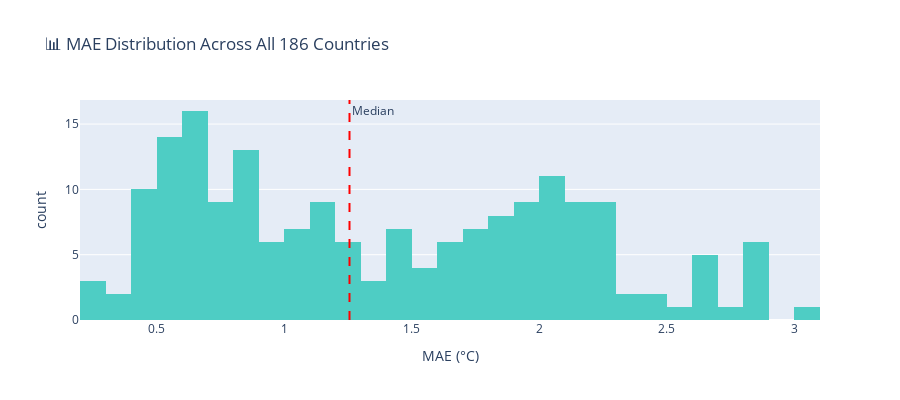

Write notebook code for a chart like this one.
### Code cell
# Visualize ALL countries MAE distribution
fig = px.histogram(
    multi_results_df,
    x='mae',
    nbins=30,
    title=f'📊 MAE Distribution Across All {len(multi_results_df)} Countries',
    labels={'mae': 'MAE (°C)', 'count': 'Number of Countries'},
    color_discrete_sequence=['#4ECDC4']
)
fig.add_vline(x=multi_results_df['mae'].median(), line_dash='dash', line_color='red', annotation_text='Median')
fig.update_layout(height=400)
fig.show()

### Figure 1 — Plotly figure (JSON) as saved in the notebook; plotly's stock layout.template omitted (floating-point values rounded to 4 significant figures; data arrays with more than 128 entries replaced by an {"elided": "..."} marker saying what was removed)
{"data": [{"bingroup": "x", "hovertemplate": "MAE (°C)=%{x}<br>count=%{y}<extra></extra>", "legendgroup": "", "marker": {"color": "#4ECDC4", "pattern": {"shape": ""}}, "name": "", "nbinsx": 30, "orientation": "v", "showlegend": false, "type": "histogram", "x": {"elided": "186 float values"}, "xaxis": "x", "yaxis": "y"}], "layout": {"annotations": [{"showarrow": false, "text": "Median", "x": 1.256, "xanchor": "left", "xref": "x", "y": 1, "yanchor": "top", "yref": "y domain"}], "barmode": "relative", "height": 400, "legend": {"tracegroupgap": 0}, "shapes": [{"line": {"color": "red", "dash": "dash"}, "type": "line", "x0": 1.256, "x1": 1.256, "xref": "x", "y0": 0, "y1": 1, "yref": "y domain"}], "title": {"text": "📊 MAE Distribution Across All 186 Countries"}, "xaxis": {"anchor": "y", "domain": [0, 1], "title": {"text": "MAE (°C)"}}, "yaxis": {"anchor": "x", "domain": [0, 1], "title": {"text": "count"}}}}
